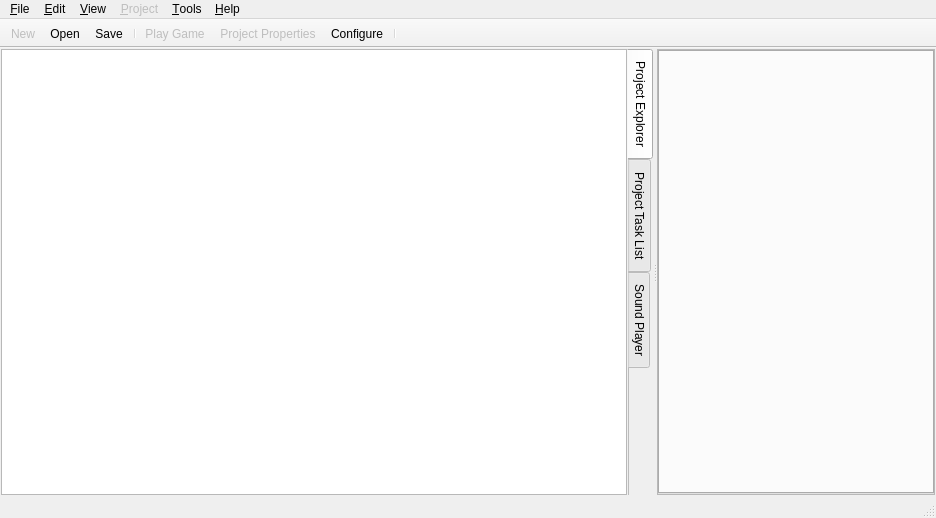
<?xml version="1.0" encoding="UTF-8"?>
<ui version="4.0">
 <class>MainWindow</class>
 <widget class="QMainWindow" name="MainWindow">
  <property name="geometry">
   <rect>
    <x>0</x>
    <y>0</y>
    <width>936</width>
    <height>518</height>
   </rect>
  </property>
  <property name="sizePolicy">
   <sizepolicy hsizetype="Preferred" vsizetype="Preferred">
    <horstretch>0</horstretch>
    <verstretch>0</verstretch>
   </sizepolicy>
  </property>
  <property name="windowTitle">
   <string>QtSphere IDE</string>
  </property>
  <property name="windowIcon">
   <iconset>
    <normaloff>:/icons/icon.png</normaloff>:/icons/icon.png</iconset>
  </property>
  <widget class="QWidget" name="centralWidget">
   <property name="autoFillBackground">
    <bool>false</bool>
   </property>
   <layout class="QVBoxLayout" name="verticalLayout_5">
    <property name="leftMargin">
     <number>1</number>
    </property>
    <property name="topMargin">
     <number>1</number>
    </property>
    <property name="rightMargin">
     <number>1</number>
    </property>
    <property name="bottomMargin">
     <number>1</number>
    </property>
    <item>
     <widget class="QSplitter" name="splitter">
      <property name="enabled">
       <bool>true</bool>
      </property>
      <property name="orientation">
       <enum>Qt::Horizontal</enum>
      </property>
      <property name="opaqueResize">
       <bool>true</bool>
      </property>
      <widget class="QTabWidget" name="sideBar">
       <property name="sizePolicy">
        <sizepolicy hsizetype="Preferred" vsizetype="Preferred">
         <horstretch>0</horstretch>
         <verstretch>2</verstretch>
        </sizepolicy>
       </property>
       <property name="tabPosition">
        <enum>QTabWidget::East</enum>
       </property>
       <property name="tabShape">
        <enum>QTabWidget::Rounded</enum>
       </property>
       <property name="currentIndex">
        <number>0</number>
       </property>
       <property name="documentMode">
        <bool>true</bool>
       </property>
       <widget class="QWidget" name="projectExplorerTab">
        <property name="sizePolicy">
         <sizepolicy hsizetype="Expanding" vsizetype="Preferred">
          <horstretch>0</horstretch>
          <verstretch>0</verstretch>
         </sizepolicy>
        </property>
        <attribute name="title">
         <string>Project Explorer</string>
        </attribute>
        <layout class="QVBoxLayout" name="verticalLayout">
         <property name="leftMargin">
          <number>0</number>
         </property>
         <property name="topMargin">
          <number>0</number>
         </property>
         <property name="rightMargin">
          <number>0</number>
         </property>
         <property name="bottomMargin">
          <number>0</number>
         </property>
         <item>
          <widget class="QTreeView" name="treeView">
           <property name="animated">
            <bool>true</bool>
           </property>
           <attribute name="headerVisible">
            <bool>false</bool>
           </attribute>
          </widget>
         </item>
        </layout>
       </widget>
       <widget class="QWidget" name="projectTaskList">
        <attribute name="title">
         <string>Project Task List</string>
        </attribute>
        <layout class="QVBoxLayout" name="verticalLayout_2">
         <property name="leftMargin">
          <number>8</number>
         </property>
         <property name="topMargin">
          <number>4</number>
         </property>
         <property name="rightMargin">
          <number>8</number>
         </property>
         <property name="bottomMargin">
          <number>2</number>
         </property>
         <item>
          <layout class="QHBoxLayout" name="horizontalLayout_2">
           <item>
            <widget class="QToolButton" name="newTaskButton">
             <property name="text">
              <string>+</string>
             </property>
             <property name="icon">
              <iconset theme="list-add"/>
             </property>
            </widget>
           </item>
           <item>
            <widget class="QToolButton" name="delTaskButton">
             <property name="text">
              <string>-</string>
             </property>
             <property name="icon">
              <iconset theme="list-remove"/>
             </property>
            </widget>
           </item>
           <item>
            <spacer name="horizontalSpacer">
             <property name="orientation">
              <enum>Qt::Horizontal</enum>
             </property>
             <property name="sizeHint" stdset="0">
              <size>
               <width>40</width>
               <height>20</height>
              </size>
             </property>
            </spacer>
           </item>
           <item>
            <widget class="QToolButton" name="openTaskListButton">
             <property name="toolTip">
              <string>Open task list</string>
             </property>
             <property name="text">
              <string>Open</string>
             </property>
             <property name="icon">
              <iconset theme="document-open"/>
             </property>
            </widget>
           </item>
           <item>
            <widget class="QToolButton" name="saveTaskListButton">
             <property name="toolTip">
              <string>Save task list</string>
             </property>
             <property name="text">
              <string>Save</string>
             </property>
             <property name="icon">
              <iconset theme="document-save"/>
             </property>
            </widget>
           </item>
          </layout>
         </item>
         <item>
          <widget class="QTableWidget" name="taskListTable">
           <property name="autoScroll">
            <bool>false</bool>
           </property>
           <property name="showGrid">
            <bool>true</bool>
           </property>
           <property name="gridStyle">
            <enum>Qt::SolidLine</enum>
           </property>
           <property name="cornerButtonEnabled">
            <bool>false</bool>
           </property>
           <property name="rowCount">
            <number>1</number>
           </property>
           <attribute name="horizontalHeaderVisible">
            <bool>false</bool>
           </attribute>
           <attribute name="horizontalHeaderCascadingSectionResizes">
            <bool>false</bool>
           </attribute>
           <attribute name="horizontalHeaderStretchLastSection">
            <bool>true</bool>
           </attribute>
           <attribute name="verticalHeaderCascadingSectionResizes">
            <bool>false</bool>
           </attribute>
           <attribute name="verticalHeaderHighlightSections">
            <bool>true</bool>
           </attribute>
           <row>
            <property name="text">
             <string>1</string>
            </property>
           </row>
           <column>
            <property name="text">
             <string>Task</string>
            </property>
           </column>
           <item row="0" column="0">
            <property name="text">
             <string/>
            </property>
            <property name="checkState">
             <enum>Unchecked</enum>
            </property>
           </item>
          </widget>
         </item>
        </layout>
       </widget>
       <widget class="QWidget" name="soundPlayerTab">
        <attribute name="title">
         <string>Sound Player</string>
        </attribute>
        <layout class="QVBoxLayout" name="verticalLayout_3">
         <property name="leftMargin">
          <number>0</number>
         </property>
         <property name="topMargin">
          <number>0</number>
         </property>
         <property name="rightMargin">
          <number>0</number>
         </property>
         <property name="bottomMargin">
          <number>0</number>
         </property>
        </layout>
       </widget>
      </widget>
      <widget class="QFrame" name="mainAreaFrame">
       <property name="enabled">
        <bool>true</bool>
       </property>
       <property name="frameShape">
        <enum>QFrame::StyledPanel</enum>
       </property>
       <property name="frameShadow">
        <enum>QFrame::Raised</enum>
       </property>
       <layout class="QVBoxLayout" name="verticalLayout_4">
        <property name="leftMargin">
         <number>0</number>
        </property>
        <property name="topMargin">
         <number>0</number>
        </property>
        <property name="rightMargin">
         <number>0</number>
        </property>
        <property name="bottomMargin">
         <number>0</number>
        </property>
        <item>
         <widget class="MainTabWidget" name="openFileTabs">
          <property name="currentIndex">
           <number>-1</number>
          </property>
          <property name="tabsClosable">
           <bool>true</bool>
          </property>
         </widget>
        </item>
       </layout>
      </widget>
     </widget>
    </item>
   </layout>
  </widget>
  <widget class="QMenuBar" name="menuBar">
   <property name="geometry">
    <rect>
     <x>0</x>
     <y>0</y>
     <width>936</width>
     <height>23</height>
    </rect>
   </property>
   <property name="contextMenuPolicy">
    <enum>Qt::CustomContextMenu</enum>
   </property>
   <widget class="QMenu" name="menuFile">
    <property name="title">
     <string>&amp;File</string>
    </property>
    <widget class="QMenu" name="menuNew">
     <property name="title">
      <string>New</string>
     </property>
     <addaction name="newProject"/>
     <addaction name="separator"/>
     <addaction name="newPlainTextFile"/>
     <addaction name="newMap"/>
     <addaction name="actionSpriteset"/>
     <addaction name="newFont"/>
     <addaction name="newWindowstyle"/>
    </widget>
    <widget class="QMenu" name="menuImport">
     <property name="title">
      <string>Import</string>
     </property>
     <addaction name="actionTiled_map_to_Sphere_map"/>
     <addaction name="actionImage_to_Spriteset"/>
     <addaction name="actionSystem_font_to_Sphere_font"/>
    </widget>
    <widget class="QMenu" name="menuOpen_Recent">
     <property name="title">
      <string>Open Recent</string>
     </property>
     <addaction name="actionClearRecent"/>
     <addaction name="separator"/>
    </widget>
    <addaction name="menuNew"/>
    <addaction name="actionOpenFile"/>
    <addaction name="actionOpenProject"/>
    <addaction name="actionClose_Project"/>
    <addaction name="menuOpen_Recent"/>
    <addaction name="menuImport"/>
    <addaction name="separator"/>
    <addaction name="actionSave"/>
    <addaction name="actionSave_As"/>
    <addaction name="separator"/>
    <addaction name="actionExit"/>
   </widget>
   <widget class="QMenu" name="menuEdit">
    <property name="title">
     <string>&amp;Edit</string>
    </property>
    <addaction name="actionUndo"/>
    <addaction name="actionRedo"/>
    <addaction name="separator"/>
    <addaction name="actionCut"/>
    <addaction name="actionCopy"/>
    <addaction name="actionPaste"/>
    <addaction name="separator"/>
    <addaction name="actionSelect_All"/>
   </widget>
   <widget class="QMenu" name="menuProject">
    <property name="enabled">
     <bool>false</bool>
    </property>
    <property name="title">
     <string>&amp;Project</string>
    </property>
    <addaction name="actionOpen_Game_Directory"/>
    <addaction name="actionRefresh"/>
    <addaction name="actionClose"/>
    <addaction name="separator"/>
    <addaction name="actionRun_Cell"/>
    <addaction name="actionPackage_Game"/>
    <addaction name="separator"/>
    <addaction name="actionProject_Properties"/>
   </widget>
   <widget class="QMenu" name="menuTools">
    <property name="title">
     <string>&amp;Tools</string>
    </property>
    <addaction name="actionConfigure_Engine"/>
    <addaction name="actionConfigure_QtSphere_IDE"/>
   </widget>
   <widget class="QMenu" name="menuHelp">
    <property name="enabled">
     <bool>true</bool>
    </property>
    <property name="title">
     <string>&amp;Help</string>
    </property>
    <addaction name="separator"/>
    <addaction name="actionQSIGithub"/>
    <addaction name="actionNSGithub"/>
    <addaction name="actionSpherical_community"/>
    <addaction name="separator"/>
    <addaction name="actionAbout_Qt"/>
    <addaction name="actionAbout"/>
   </widget>
   <widget class="QMenu" name="menuView">
    <property name="title">
     <string>&amp;View</string>
    </property>
    <widget class="QMenu" name="menuZoom">
     <property name="enabled">
      <bool>false</bool>
     </property>
     <property name="title">
      <string>Zoom</string>
     </property>
     <addaction name="action1x"/>
     <addaction name="action2x"/>
     <addaction name="action4x"/>
     <addaction name="action8x"/>
     <addaction name="separator"/>
     <addaction name="actionZoom_In"/>
     <addaction name="actionZoom_Out"/>
    </widget>
    <addaction name="actionStart_Page"/>
    <addaction name="actionProject_Explorer"/>
    <addaction name="actionProject_Task_List"/>
    <addaction name="actionSound_Test"/>
    <addaction name="separator"/>
    <addaction name="menuZoom"/>
   </widget>
   <addaction name="menuFile"/>
   <addaction name="menuEdit"/>
   <addaction name="menuView"/>
   <addaction name="menuProject"/>
   <addaction name="menuTools"/>
   <addaction name="menuHelp"/>
  </widget>
  <widget class="QToolBar" name="mainToolBar">
   <property name="contextMenuPolicy">
    <enum>Qt::PreventContextMenu</enum>
   </property>
   <property name="movable">
    <bool>false</bool>
   </property>
   <property name="floatable">
    <bool>false</bool>
   </property>
   <attribute name="toolBarArea">
    <enum>TopToolBarArea</enum>
   </attribute>
   <attribute name="toolBarBreak">
    <bool>false</bool>
   </attribute>
   <addaction name="toolbarNewButton"/>
   <addaction name="toolbarOpenButton"/>
   <addaction name="toolbarSaveButton"/>
   <addaction name="separator"/>
   <addaction name="toolbarPlayGame"/>
   <addaction name="toolbarProjectProperties"/>
   <addaction name="actionLegacyConfig"/>
   <addaction name="separator"/>
  </widget>
  <widget class="QStatusBar" name="statusBar"/>
  <action name="actionClose_Project">
   <property name="text">
    <string>&amp;Close Project</string>
   </property>
   <property name="shortcut">
    <string>Ctrl+Q</string>
   </property>
  </action>
  <action name="actionOpenFile">
   <property name="text">
    <string>&amp;Open File...</string>
   </property>
  </action>
  <action name="actionSave">
   <property name="text">
    <string>&amp;Save</string>
   </property>
   <property name="shortcut">
    <string>Ctrl+S</string>
   </property>
  </action>
  <action name="actionSave_As">
   <property name="text">
    <string>Save &amp;As...</string>
   </property>
  </action>
  <action name="actionUndo">
   <property name="enabled">
    <bool>false</bool>
   </property>
   <property name="text">
    <string>Undo</string>
   </property>
   <property name="shortcut">
    <string>Ctrl+Z</string>
   </property>
  </action>
  <action name="actionRedo">
   <property name="enabled">
    <bool>false</bool>
   </property>
   <property name="text">
    <string>Redo</string>
   </property>
   <property name="shortcut">
    <string>Ctrl+Y</string>
   </property>
  </action>
  <action name="actionCut">
   <property name="enabled">
    <bool>false</bool>
   </property>
   <property name="text">
    <string>Cu&amp;t</string>
   </property>
   <property name="shortcut">
    <string>Ctrl+X</string>
   </property>
  </action>
  <action name="actionCopy">
   <property name="enabled">
    <bool>false</bool>
   </property>
   <property name="text">
    <string>&amp;Copy</string>
   </property>
   <property name="shortcut">
    <string>Ctrl+C</string>
   </property>
  </action>
  <action name="actionPaste">
   <property name="enabled">
    <bool>false</bool>
   </property>
   <property name="text">
    <string>&amp;Paste</string>
   </property>
   <property name="shortcut">
    <string>Ctrl+V</string>
   </property>
  </action>
  <action name="actionSelect_All">
   <property name="enabled">
    <bool>false</bool>
   </property>
   <property name="text">
    <string>Select &amp;All</string>
   </property>
   <property name="shortcut">
    <string>Ctrl+A</string>
   </property>
  </action>
  <action name="actionZoom_In">
   <property name="text">
    <string>Zoom In</string>
   </property>
   <property name="shortcut">
    <string>Ctrl+=</string>
   </property>
  </action>
  <action name="actionZoom_Out">
   <property name="text">
    <string>Zoom Out</string>
   </property>
   <property name="shortcut">
    <string>Ctrl+-</string>
   </property>
  </action>
  <action name="actionStart_Page">
   <property name="text">
    <string>Start Page</string>
   </property>
  </action>
  <action name="actionSound_Test">
   <property name="text">
    <string>Sound Player</string>
   </property>
  </action>
  <action name="actionOpen_Game_Directory">
   <property name="text">
    <string>Open Game Directory</string>
   </property>
  </action>
  <action name="actionRefresh">
   <property name="text">
    <string>Refresh</string>
   </property>
  </action>
  <action name="actionProject_Properties">
   <property name="text">
    <string>Project Properties</string>
   </property>
  </action>
  <action name="actionPackage_Game">
   <property name="text">
    <string>Package Game...</string>
   </property>
  </action>
  <action name="actionConfigure_Engine">
   <property name="text">
    <string>Configure Engine...</string>
   </property>
  </action>
  <action name="actionConfigure_QtSphere_IDE">
   <property name="text">
    <string>Configure QtSphere IDE</string>
   </property>
  </action>
  <action name="actionExit">
   <property name="text">
    <string>E&amp;xit</string>
   </property>
  </action>
  <action name="actionAbout">
   <property name="checkable">
    <bool>false</bool>
   </property>
   <property name="text">
    <string>About QtSphere IDE</string>
   </property>
   <property name="visible">
    <bool>true</bool>
   </property>
  </action>
  <action name="newProject">
   <property name="text">
    <string>Project...</string>
   </property>
  </action>
  <action name="newPlainTextFile">
   <property name="text">
    <string>Text/Script file</string>
   </property>
  </action>
  <action name="newMap">
   <property name="text">
    <string>Map</string>
   </property>
  </action>
  <action name="newFont">
   <property name="text">
    <string>Font</string>
   </property>
  </action>
  <action name="newWindowstyle">
   <property name="text">
    <string>Windowstyle</string>
   </property>
  </action>
  <action name="actionClose">
   <property name="text">
    <string>Close</string>
   </property>
  </action>
  <action name="toolbarNewButton">
   <property name="enabled">
    <bool>false</bool>
   </property>
   <property name="icon">
    <iconset theme="document-new"/>
   </property>
   <property name="text">
    <string>New</string>
   </property>
   <property name="toolTip">
    <string>New file</string>
   </property>
   <property name="shortcut">
    <string>Ctrl+N</string>
   </property>
   <property name="visible">
    <bool>false</bool>
   </property>
  </action>
  <action name="toolbarOpenButton">
   <property name="icon">
    <iconset theme="document-open"/>
   </property>
   <property name="text">
    <string>Open</string>
   </property>
   <property name="toolTip">
    <string>Open</string>
   </property>
   <property name="shortcut">
    <string>Ctrl+O</string>
   </property>
  </action>
  <action name="toolbarSaveButton">
   <property name="icon">
    <iconset theme="document-save"/>
   </property>
   <property name="text">
    <string>Save</string>
   </property>
   <property name="toolTip">
    <string>Save current file</string>
   </property>
  </action>
  <action name="toolbarPlayGame">
   <property name="enabled">
    <bool>false</bool>
   </property>
   <property name="icon">
    <iconset resource="../qsires.qrc">
     <normaloff>:/icons/res/sphere-icon.png</normaloff>:/icons/res/sphere-icon.png</iconset>
   </property>
   <property name="text">
    <string>Play Game</string>
   </property>
   <property name="toolTip">
    <string>Play Game</string>
   </property>
   <property name="shortcut">
    <string>F5</string>
   </property>
  </action>
  <action name="toolbarProjectProperties">
   <property name="enabled">
    <bool>false</bool>
   </property>
   <property name="icon">
    <iconset resource="../qsires.qrc">
     <normaloff>:/icons/res/gears.png</normaloff>:/icons/res/gears.png</iconset>
   </property>
   <property name="text">
    <string>Project Properties</string>
   </property>
   <property name="toolTip">
    <string>Project Properties</string>
   </property>
  </action>
  <action name="actionTiled_map_to_Sphere_map">
   <property name="text">
    <string>Tiled map</string>
   </property>
  </action>
  <action name="actionOpenProject">
   <property name="text">
    <string>Open &amp;Project...</string>
   </property>
  </action>
  <action name="actionClearRecent">
   <property name="text">
    <string>Clear recent</string>
   </property>
  </action>
  <action name="actionRun_Cell">
   <property name="text">
    <string>Run Cell</string>
   </property>
   <property name="shortcut">
    <string>Ctrl+Shift+B</string>
   </property>
  </action>
  <action name="actionSpriteset">
   <property name="text">
    <string>Spriteset</string>
   </property>
  </action>
  <action name="actionQSIGithub">
   <property name="text">
    <string>QtSphere IDE on GitHub</string>
   </property>
  </action>
  <action name="actionNSGithub">
   <property name="text">
    <string>neoSphere on GitHub</string>
   </property>
  </action>
  <action name="actionImage_to_Spriteset">
   <property name="text">
    <string>Image to Spriteset</string>
   </property>
  </action>
  <action name="actionProject_Task_List">
   <property name="text">
    <string>Project Task List</string>
   </property>
  </action>
  <action name="action1x">
   <property name="text">
    <string>1x</string>
   </property>
  </action>
  <action name="action2x">
   <property name="text">
    <string>2x</string>
   </property>
  </action>
  <action name="action4x">
   <property name="text">
    <string>4x</string>
   </property>
  </action>
  <action name="actionProject_Explorer">
   <property name="text">
    <string>Project Explorer</string>
   </property>
  </action>
  <action name="actionSpherical_community">
   <property name="text">
    <string>Spherical community</string>
   </property>
  </action>
  <action name="action8x">
   <property name="text">
    <string>8x</string>
   </property>
  </action>
  <action name="actionLegacyConfig">
   <property name="enabled">
    <bool>true</bool>
   </property>
   <property name="icon">
    <iconset resource="../qsires.qrc">
     <normaloff>:/icons/res/legacyconfig-24x24.png</normaloff>:/icons/res/legacyconfig-24x24.png</iconset>
   </property>
   <property name="text">
    <string>Configure</string>
   </property>
   <property name="toolTip">
    <string>Run legacy config.exe (only available for legacy engine)</string>
   </property>
  </action>
  <action name="actionSystem_font_to_Sphere_font">
   <property name="text">
    <string>System font to Sphere font</string>
   </property>
  </action>
  <action name="actionAbout_Qt">
   <property name="text">
    <string>About Qt</string>
   </property>
  </action>
 </widget>
 <layoutdefault spacing="6" margin="11"/>
 <customwidgets>
  <customwidget>
   <class>MainTabWidget</class>
   <extends>QTabWidget</extends>
   <header>widgets.maintabwidget</header>
   <container>1</container>
  </customwidget>
 </customwidgets>
 <resources>
  <include location="../qsires.qrc"/>
 </resources>
 <connections/>
</ui>
